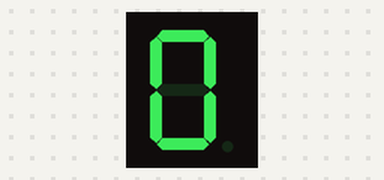
This sketch was run on a simulated Arduino Uno, built with avr-gcc and run on an emulated ATmega328P. Shown: 1-digit seven-segment display. Wiring (inferred from the names in the program): 1-digit 7-segment display, segments lit when HIGH: segments pin 2, pin 3, pin 4, pin 5, pin 6, pin 7, pin 8. The segment pins are drawn as the display they are named for.

Above: at 0.1 s.
At 5.7 s:
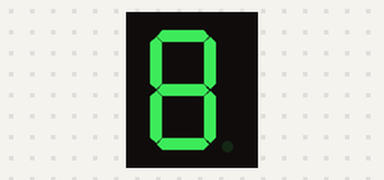
At 12.7 s:
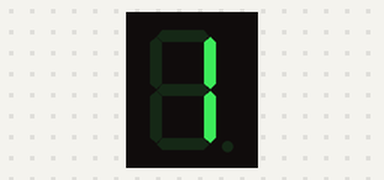
At 19.7 s:
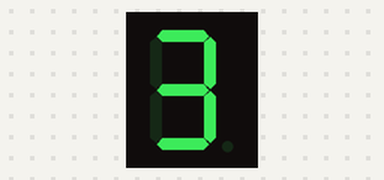
At 27.4 s:
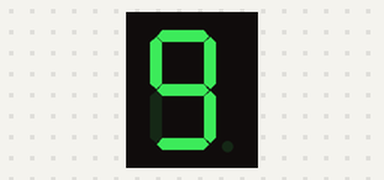
At 39.3 s:
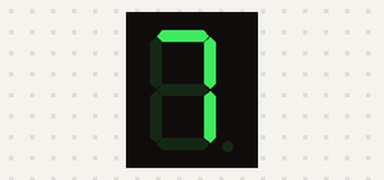

Measured:
- what the display in image 1 shows lasts 0.7 s, from 5.6 s to 6.3 s
- what the display in image 4 shows lasts 1.4 s, from 27.3 s to 28.7 s

The sketch:

incredible_bombul1.ino
```cpp
int A = 2;
int B = 3;
int C = 4;
int D = 5;
int E = 6;
int F = 7;
int G = 8;

void(*numeros[])() = {numero0, numero1, numero2, numero3, numero4, numero5, numero6, numero7, numero8, numero9};


void setup()
{
  pinMode(A, OUTPUT);
  pinMode(B, OUTPUT);
  pinMode(C, OUTPUT);
  pinMode(D, OUTPUT);
  pinMode(E, OUTPUT);
  pinMode(F, OUTPUT);
  pinMode(G, OUTPUT);
}

void loop()
{

  for (int i = 0; i <=9; i++)
  {
  numeros[i]();
  delay (700);
  }

  for (int i = 9; i >=0; i--)
  {
  numeros[i]();
  delay (700);
  }

  for (int i = 0; i <= 9; i = i + 2)
  {
  numeros[i]();
  delay (700);
  }

  for (int i = 9; i >=0; i = i-2)
  {
  numeros[i]();
  delay (700);
  }

}


void numero0(){
  digitalWrite(A, HIGH);
  digitalWrite(B, HIGH);
  digitalWrite(C, HIGH);
  digitalWrite(D, HIGH);
  digitalWrite(E, HIGH);
  digitalWrite(F, HIGH);
  digitalWrite(G, LOW);
  }

void numero1(){
  digitalWrite(A, LOW);
  digitalWrite(B, HIGH);
  digitalWrite(C, HIGH);
  digitalWrite(D, LOW);
  digitalWrite(E, LOW);
  digitalWrite(F, LOW);
  digitalWrite(G, LOW);
  }

void numero2(){
  digitalWrite(A, HIGH);
  digitalWrite(B, HIGH);
  digitalWrite(C, LOW);
  digitalWrite(D, HIGH);
  digitalWrite(E, HIGH);
  digitalWrite(F, LOW);
  digitalWrite(G, HIGH);
  }

void numero3(){
  digitalWrite(A, HIGH);
  digitalWrite(B, HIGH);
  digitalWrite(C, HIGH);
  digitalWrite(D, HIGH);
  digitalWrite(E, LOW);
  digitalWrite(F, LOW);
  digitalWrite(G, HIGH);
  }

void numero4(){
  digitalWrite(A, LOW);
  digitalWrite(B, HIGH);
  digitalWrite(C, HIGH);
  digitalWrite(D, LOW);
  digitalWrite(E, LOW);
  digitalWrite(F, HIGH);
  digitalWrite(G, HIGH);
  }

void numero5(){
  digitalWrite(A, HIGH);
  digitalWrite(B, LOW);
  digitalWrite(C, HIGH);
  digitalWrite(D, HIGH);
  digitalWrite(E, LOW);
  digitalWrite(F, HIGH);
  digitalWrite(G, HIGH);
  }

void numero6(){
  digitalWrite(A, HIGH);
  digitalWrite(B, LOW);
  digitalWrite(C, HIGH);
  digitalWrite(D, HIGH);
  digitalWrite(E, HIGH);
  digitalWrite(F, HIGH);
  digitalWrite(G, HIGH);
  }
  void numero7(){
  digitalWrite(A, HIGH);
  digitalWrite(B, HIGH);
  digitalWrite(C, HIGH);
  digitalWrite(D, LOW);
  digitalWrite(E, LOW);
  digitalWrite(F, LOW);
  digitalWrite(G, LOW);
  }

void numero8(){
  digitalWrite(A, HIGH);
  digitalWrite(B, HIGH);
  digitalWrite(C, HIGH);
  digitalWrite(D, HIGH);
  digitalWrite(E, HIGH);
  digitalWrite(F, HIGH);
  digitalWrite(G, HIGH);
  }

void numero9(){
  digitalWrite(A, HIGH);
  digitalWrite(B, HIGH);
  digitalWrite(C, HIGH);
  digitalWrite(D, HIGH);
  digitalWrite(E, LOW);
  digitalWrite(F, HIGH);
  digitalWrite(G, HIGH);
  }

void gabi(){

  digitalWrite(A, HIGH);
  digitalWrite(F, HIGH);
  digitalWrite(E, HIGH);
  digitalWrite(C, HIGH);
  digitalWrite(D, HIGH);

  delay (1000);

  digitalWrite(D, LOW);
  digitalWrite(B, HIGH);
  digitalWrite(G, HIGH);

  delay (1000);

  digitalWrite(A, LOW);
  digitalWrite(B, LOW);
  digitalWrite(F, HIGH);
  digitalWrite(E, HIGH);
  digitalWrite(D, HIGH);
  digitalWrite(C, HIGH);
  digitalWrite(G, HIGH);

  delay (1000);

  digitalWrite(A, HIGH);
  digitalWrite(B, HIGH);
  digitalWrite(C, HIGH);
  digitalWrite(D, HIGH);
  digitalWrite(E, HIGH);
  digitalWrite(F, HIGH);
  digitalWrite(G, LOW);

  delay (1000);

}
```
